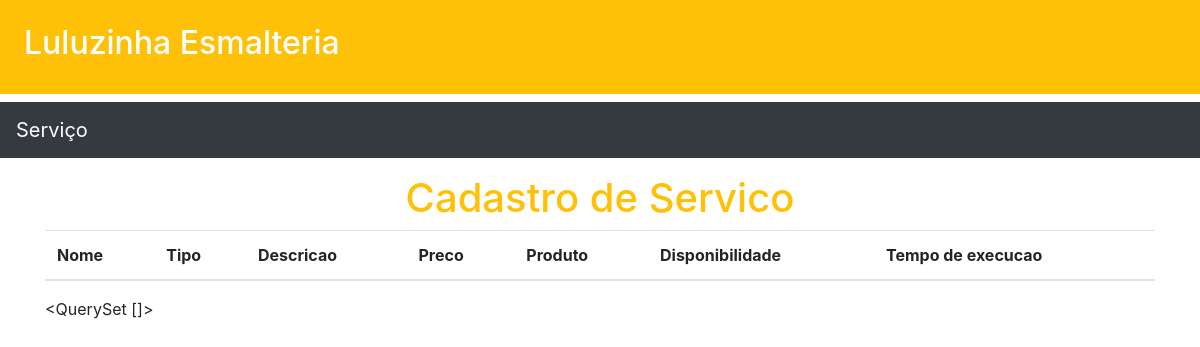
Before: /servicos/ with the older database file.
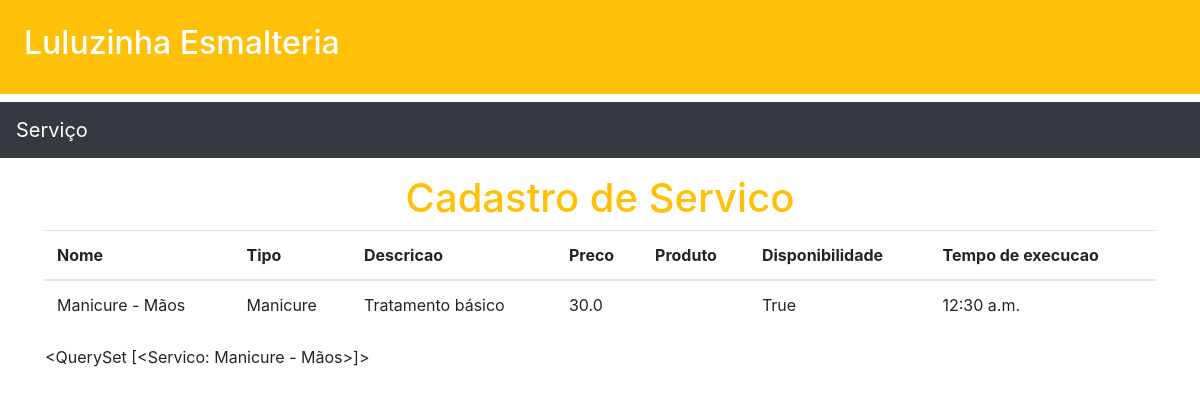
After: the same page with the newer database file.
### servicos/models.py (models this page shows)
class Servico(models.Model):
    nome = models.CharField(max_length=250)
    tipo = models.CharField(max_length=250)
    descricao = models.CharField(max_length=250)
    preco = models.FloatField()
    produto = models.CharField(max_length=250)
    disponibilidade = models.BooleanField()
    tm_execucao = models.TimeField()
    def __str__(self):
        return self.nome

### servicos/views.py (the view)
# urls.py: path('',lista_de_servicos,name='lista_de_servicos'),
def lista_de_servicos(request):
    servicos = Servico.objects.all().order_by('-id')
    return render(request,"servicos/lista_de_servicos.html",{'servicos':servicos})

### core/templates/servicos/lista_de_servicos.html (shortened to what this page needs)
{% extends 'baseServico.html' %}
{% block content %}
<div class="container">
<div class="text-center">
<h1 class="text-warning">Cadastro de Servico</h1>
</div>
<table class="table table-head">
    <thead>
        <tr>
            <th>Nome</th>
            <th>Tipo</th>
            <th>Descricao</th>
            <th>Preco</th>
            <th>Produto</th>
            <th>Disponibilidade </th>
            <th>Tempo de execucao</th>
        </tr>
    </thead>
    <tbody>
        {% for servico in servicos %}
        <tr>
            <td>{{ servico.nome }}</td>
            <td>{{ servico.tipo }}</td>
            <td>{{ servico.descricao }}</td>
            <td>{{ servico.preco }}</td>
            <td>{{ servico.servico }}</td>
            <td>{{ servico.disponibilidade }}</td>
            <td>{{ servico.tm_execucao }}</td>
        </tr>
        {% endfor %}
    </tbody>
</table>
{{ servicos }}
</div>
{% endblock content %}

Changed rows visible on the page:
added Servico: nome "Manicure - Mãos", tipo "Manicure", descricao "Tratamento básico", preco "30.0", disponibilidade "True", tm_execucao "12:30 a.m.", nome "<QuerySet [<Servico: Manicure - Mãos>]>"
Other visible differences:
{{ servicos }}: "<QuerySet []>" → (not shown)
